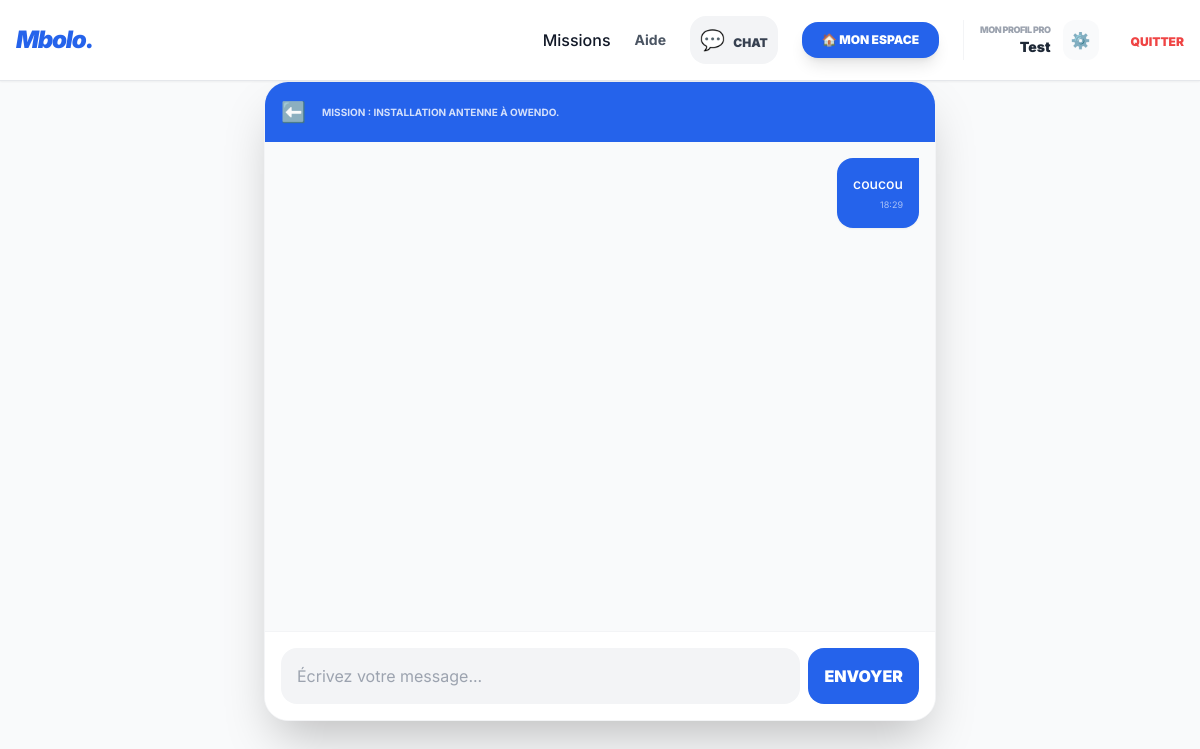
The page /mission/3/chat/6/ (signed in) on the database its author committed.
### interim/models.py (models this page shows, shortened)
class User(AbstractUser):
    USER_TYPE_CHOICES = (
        ('PARTICULIER', 'Particulier (Travailleur & Petit Recruteur)'),
        ('ENTREPRISE', 'Entreprise'),
    )
    TYPE_PIECE = [
        ('CNI', 'Carte Nationale d’Identité'),
        ('PASSEPORT', 'Passeport'),
        ('PERMIS', 'Permis de Conduire'),
        ('CNAMGS', 'Carte CNAMGS'),
    ]
    STATUT_VERIF = [
        ('NON_VERIFIE', 'Non vérifié'),
        ('EN_ATTENTE', 'En attente de validation'),
        ('VERIFIE', 'Profil Vérifié ✅'),
        ('REJETE', 'Pièce rejetée'),
    ]
    email = models.EmailField(unique=True, verbose_name="Adresse email")
    username = models.CharField(max_length=150, unique=True, blank=True, null=True)
    USERNAME_FIELD = 'email'
    REQUIRED_FIELDS = ['first_name', 'last_name']
    objects = MyUserManager()
    user_type = models.CharField(max_length=20, choices=USER_TYPE_CHOICES, default='PARTICULIER')
    phone = models.CharField(max_length=15, verbose_name="Numéro Mobile Money")
    ville = models.CharField(max_length=100, default="Libreville")
    photo = models.ImageField(upload_to='profiles/', null=True, blank=True)
    bio = models.TextField(max_length=500, blank=True)
    cv = models.FileField(upload_to='cvs/', null=True, blank=True)
    competences = models.CharField(max_length=255, blank=True)
    nom_entreprise = models.CharField(max_length=150, blank=True)
    niu = models.CharField(max_length=50, blank=True, verbose_name="Numéro NIU")
    first_name = models.CharField(max_length=150, verbose_name="Prénom")
    last_name = models.CharField(max_length=150, verbose_name="Nom")
    experiences = models.TextField(max_length=1000, blank=True, verbose_name="Expériences")
    is_premium = models.BooleanField(default=False)
    date_expiration_premium = models.DateTimeField(null=True, blank=True)
    type_piece_identite = models.CharField(max_length=20, choices=TYPE_PIECE, blank=True)
    fichier_piece_identite = models.FileField(upload_to='identite/', blank=True, null=True)
    statut_verification = models.CharField(max_length=20, choices=STATUT_VERIF, default='NON_VERIFIE')
    date_soumission_verif = models.DateTimeField(null=True, blank=True)

class Mission(models.Model):
    STATUT_CHOICES = [
        ('OUVERT', 'Ouvert'),
        ('RESERVE', 'Réservé (Paiement bloqué)'),
        ('TERMINE', 'Mission terminée'),
        ('CLOTURE', 'Clôturé (Payé)'),
    ]
    CATEGORIES = [
        ('MAISON', '🏠 Maison (Ménage, Cuisine, Nounou)'),
        ('BRICOLAGE', '🛠️ Travaux (Plomberie, Électricité, Maçonnerie)'),
        ('TRANSPORT', '🚗 Transport (Livraison, Chauffeur, Déménagement)'),
        ('TECH', '💻 Informatique (Réparation PC, Design, Web)'),
        ('BEAUTE', '✨ Beauté (Coiffure, Maquillage, Massage)'),
        ('SERVICES', '💼 Services (Cours particuliers, Gardiennage, Secrétariat)'),
        ('AUTRE', '➕ Autre service'),
    ]
    auteur = models.ForeignKey(User, on_delete=models.CASCADE, related_name='mes_missions')
    titre = models.CharField(max_length=100)
    description = models.TextField()
    ville = models.CharField(max_length=50, default="Libreville")
    quartier = models.CharField(max_length=50, blank=True)
    statut = models.CharField(max_length=20, choices=STATUT_CHOICES, default='OUVERT')
    date_mission = models.DateField(verbose_name="Jour de la mission", null=True, blank=True)
    horaire = models.CharField(max_length=100, help_text="Ex: De 08h à 17h", blank=True)
    date_creation = models.DateTimeField(auto_now_add=True)
    is_boosted = models.BooleanField(default=False)
    boost_expires_at = models.DateTimeField(null=True, blank=True)
    nombre_places = models.PositiveIntegerField(default=1)
    prix = models.DecimalField(max_digits=10, decimal_places=0)
    travailleur_selectionne = models.ForeignKey(
        User,
        on_delete=models.SET_NULL,
        null=True,
        blank=True,
        related_name='missions_effectuees'
    )
    categorie = models.CharField(
        max_length=50,
        choices=CATEGORIES,
        default='MAISON'
    )

class Message(models.Model):
    mission = models.ForeignKey(Mission, on_delete=models.CASCADE, related_name='messages')
    expediteur = models.ForeignKey(User, on_delete=models.CASCADE, related_name='messages_envoyes')
    destinataire = models.ForeignKey(User, on_delete=models.CASCADE, related_name='messages_recus')
    contenu = models.TextField()
    date_envoi = models.DateTimeField(auto_now_add=True)
    lu = models.BooleanField(default=False)
    class Meta:
        ordering = ['date_envoi']

### interim/views.py (the view)
# urls.py: path('mission/<int:mission_id>/chat/<int:user_id>/', views.chat_mission, name='chat_mission'),
@login_required
def chat_mission(request, mission_id, user_id):
    mission = get_object_or_404(Mission, id=mission_id)
    destinataire = get_object_or_404(User, id=user_id)
    Message.objects.filter(mission=mission, expediteur=destinataire, destinataire=request.user).update(lu=True)
    messages_list = Message.objects.filter(mission=mission).filter(
        (Q(expediteur=request.user) & Q(destinataire=destinataire)) |
        (Q(expediteur=destinataire) & Q(destinataire=request.user))
    ).order_by('date_envoi')
    if request.method == 'POST':
        contenu = request.POST.get('contenu')
        if contenu:
            Message.objects.create(mission=mission, expediteur=request.user, destinataire=destinataire, contenu=contenu)
            return redirect('chat_mission', mission_id=mission.id, user_id=user_id)
    return render(request, 'interim/chat.html', {'mission': mission, 'destinataire': destinataire, 'messages_list': messages_list})

### interim/context_processors.py (called while the page is built)
def notifications_messages(request):
    if request.user.is_authenticated:
        count = Message.objects.filter(destinataire=request.user, lu=False).count()
        return {'unread_messages_count': count}
    return {'unread_messages_count': 0}

### templates/interim/chat.html (shortened to what this page needs)
{% extends "base.html" %}
{% block content %}
<div class="max-w-2xl mx-auto h-[80vh] flex flex-col bg-white shadow-2xl rounded-3xl overflow-hidden border border-gray-100">
    <div class="p-4 bg-blue-600 text-white flex items-center gap-4">
        <a href="{% url 'dashboard' %}" class="text-xl">⬅️</a>
        <div>
            <p class="text-[10px] opacity-80 uppercase font-bold">Mission : {{ mission.titre }}</p>
        </div>
    </div>
    <div class="flex-1 overflow-y-auto p-4 space-y-4 bg-gray-50">
        {% for msg in messages_list %}
            <div class="flex {% if msg.expediteur == request.user %}justify-end{% endif %}">
                <div class="max-w-[80%] p-4 rounded-2xl shadow-sm {% if msg.expediteur == request.user %}bg-blue-600 text-white rounded-tr-none{% else %}bg-white text-gray-800 rounded-tl-none{% endif %}">
                    <p class="text-sm font-medium">{{ msg.contenu }}</p>
                    <p class="text-[9px] mt-1 opacity-60 text-right">{{ msg.date_envoi|date:"H:i" }}</p>
                </div>
            </div>
        {% endfor %}
    </div>
    <form method="post" class="p-4 bg-white border-t border-gray-100 flex gap-2">
        <input type="text" name="contenu" placeholder="Écrivez votre message..."
               class="flex-1 p-4 bg-gray-100 border-none rounded-2xl focus:ring-2 focus:ring-blue-500 outline-none">
        <button type="submit" class="bg-blue-600 text-white p-4 rounded-2xl font-black">
            ENVOYER
        </button>
    </form>
</div>
{% endblock %}

### templates/base.html (shortened to what this page needs)
<!DOCTYPE html>
<html lang="fr">
<head>
    <script src="https://cdn.tailwindcss.com"></script>
</head>
<body class="bg-gray-50 text-gray-900 pb-20 md:pb-0">
    <nav class="hidden md:flex bg-white border-b p-4 justify-between items-center sticky top-0 z-50 shadow-sm">
        <a href="/" class="text-2xl font-black text-blue-600 italic tracking-tighter">Mbolo.</a>
        <div class="flex items-center space-x-6 font-medium">
            <a href="{% url 'home' %}" class="hover:text-blue-600 transition">Missions</a>
            <a href="{% url 'aide' %}" class="text-gray-600 hover:text-blue-600 font-bold text-sm">Aide</a>
            {% if user.is_authenticated %}
                <a href="{% url 'liste_chats' %}" class="relative p-2.5 bg-gray-100 hover:bg-blue-100 rounded-2xl transition group">
                    <span class="text-xl">💬</span>
                    <span class="hidden md:inline ml-1 text-xs font-black text-gray-700 group-hover:text-blue-600 uppercase">Chat</span>
                </a>
                <a href="{% url 'dashboard' %}" class="bg-blue-600 text-white px-5 py-2.5 rounded-2xl text-xs font-black shadow-lg hover:bg-blue-700 transition">
                    🏠 MON ESPACE
                </a>
                <div class="flex items-center gap-3 border-l pl-4 border-gray-100">
                    <a href="{% url 'profil_public' user.id %}" class="text-right group">
                        <p class="text-[9px] text-gray-400 font-black uppercase tracking-tighter group-hover:text-blue-600">Mon Profil Pro</p>
                        <p class="text-sm font-black text-gray-800 group-hover:text-blue-600">{{ user.first_name|default:user.username }}</p>
                    </a>
                    <a href="{% url 'modifier_profil' %}" class="p-2 bg-gray-50 rounded-xl hover:bg-gray-200 transition" title="Modifier CV">
                        ⚙️
                    </a>
                </div>
                <form action="{% url 'logout' %}" method="post" class="inline">
                    <button type="submit" class="text-red-500 text-xs font-black uppercase hover:underline ml-2">
                        Quitter
                    </button>
                </form>
            {% else %}
                <a href="{% url 'login' %}" class="text-gray-600 hover:text-blue-600 font-bold transition">Connexion</a>
                <a href="{% url 'signup' %}" class="bg-blue-600 text-white px-5 py-2 rounded-xl font-bold hover:bg-blue-700 transition shadow-lg shadow-blue-200">
                    S'inscrire
                </a>
            {% endif %}
        </div>
    </nav>
    <main class="container mx-auto">
        {% block content %}
        {% endblock %}
    </main>
</body>
</html>

### templates/base.html (style rules this page uses)
body { font-family: 'Inter', sans-serif; }

### rows shown on the page
User: first_name "Test"
Mission: titre "INSTALLATION ANTENNE À OWENDO."
Message: contenu "coucou", date_envoi "18:29"
